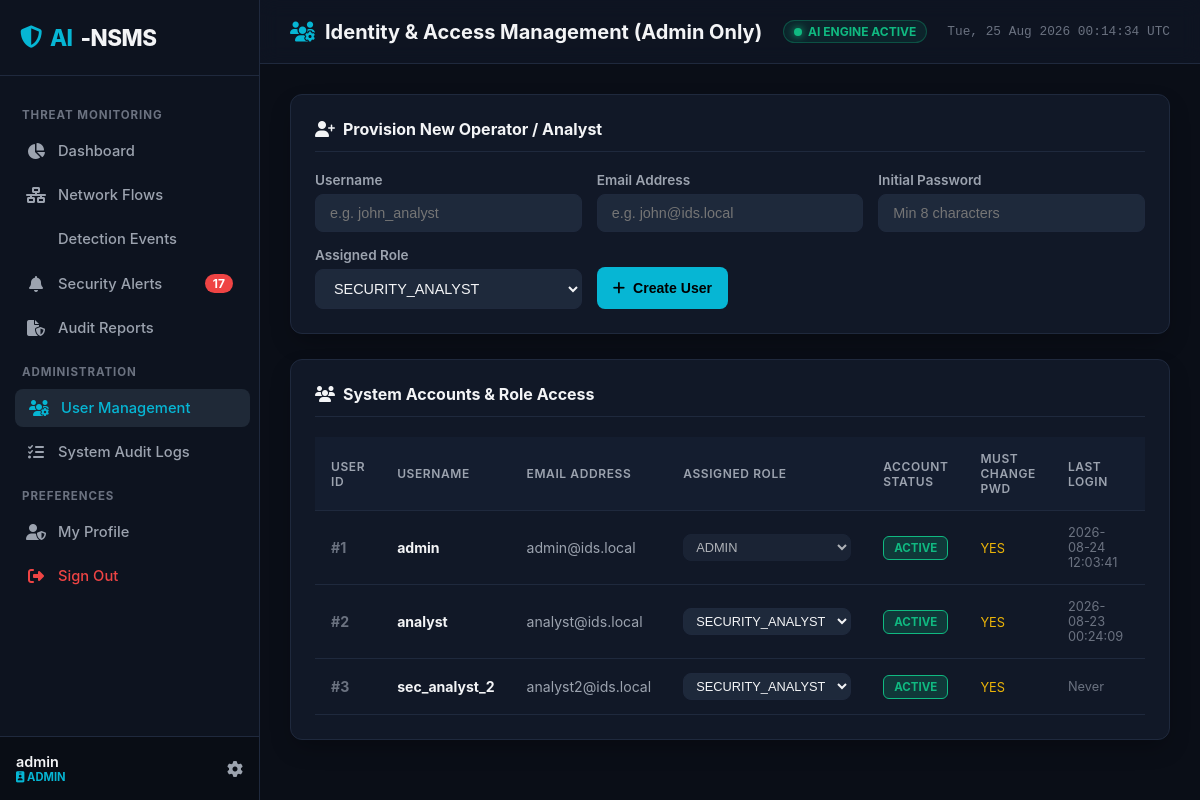
The app's page /users (signed in) with its own data.
### tables this page shows
CREATE TABLE users (
            id INTEGER PRIMARY KEY AUTOINCREMENT,
            username TEXT UNIQUE NOT NULL,
            email TEXT UNIQUE NOT NULL,
            password_hash TEXT NOT NULL,
            role TEXT NOT NULL DEFAULT 'SECURITY_ANALYST',
            is_active INTEGER NOT NULL DEFAULT 1,
            must_change_password INTEGER NOT NULL DEFAULT 0,
            created_at TEXT NOT NULL,
            last_login TEXT
        );

### src/routes/user_routes.py (the view)
@user_bp.route('/users')
@admin_required
def index():
    user = get_current_user()
    users = User.get_all()
    return render_template('users.html', user=user, users=users)

### src/auth/security.py (called while the page is built)
def get_current_user():
    user_id = session.get('user_id')
    if not user_id:
        return None
    user = User.find_by_id(user_id)
    if not user or not user.is_active:
        session.clear()
        return None
    return user

def is_authenticated():
    return 'user_id' in session and get_current_user() is not None

def is_admin():
    return session.get('role') == 'ADMIN'

def admin_required(view_func):
    @functools.wraps(view_func)
    def wrapper(*args, **kwargs):
        if not is_authenticated():
            if request.path.startswith('/api/'):
                return jsonify({'error': 'Authentication required', 'code': 401}), 401
            return redirect(url_for('auth.login', next=request.url))
        if not is_admin():
            if request.path.startswith('/api/'):
                return jsonify({'error': 'Forbidden: Administrator privileges required', 'code': 403}), 403
            return render_template('errors/403.html', message='Access Forbidden: This section requires Administrator privileges.'), 403
        return view_func(*args, **kwargs)
    return wrapper

### src/database/connection.py (called while the page is built, shortened)
@contextmanager
def get_db():
    conn = db_mgr.get_raw_connection()
    try:
        yield conn
        conn.commit()
    except Exception:
        conn.rollback()
        raise
    finally:
        conn.close()

    def get_raw_connection(self):
        conn = sqlite3.connect(self.sqlite_path, check_same_thread=False)
        conn.row_factory = sqlite3.Row
        return conn

### src/database/models.py (called while the page is built)
    @staticmethod
    def from_row(row):
        if not row:
            return None
        return User(
            id=row['id'],
            username=row['username'],
            email=row['email'],
            password_hash=row['password_hash'],
            role=row['role'],
            is_active=row['is_active'],
            must_change_password=row['must_change_password'],
            created_at=row['created_at'],
            last_login=row['last_login']
        )

    @classmethod
    def find_by_id(cls, user_id):
        with get_db() as conn:
            cur = conn.cursor()
            cur.execute('SELECT * FROM users WHERE id = ? LIMIT 1', (user_id,))
            return cls.from_row(cur.fetchone())

    @classmethod
    def get_all(cls):
        with get_db() as conn:
            cur = conn.cursor()
            cur.execute('SELECT * FROM users ORDER BY id ASC')
            return [cls.from_row(r) for r in cur.fetchall()]

### templates/users.html (shortened to what this page needs)
{% extends "base.html" %}
{% block page_header %}<i class="fas fa-users-gear" style="color: var(--accent-cyan);"></i> Identity & Access Management (Admin Only){% endblock %}
{% block content %}
<div class="soc-card" style="margin-bottom: 25px;">
    <div class="soc-card-header">
        <div class="soc-card-title"><i class="fas fa-user-plus"></i> Provision New Operator / Analyst</div>
    </div>
    <form id="create-user-form" onsubmit="handleCreateUser(event)" style="display: grid; grid-template-columns: repeat(auto-fit, minmax(200px, 1fr)); gap: 15px; align-items: flex-end;">
        <div class="form-group" style="margin: 0;">
            <label class="form-label">Username</label>
            <input type="text" id="new-username" class="form-control" placeholder="e.g. john_analyst" required>
        </div>
        <div class="form-group" style="margin: 0;">
            <label class="form-label">Email Address</label>
            <input type="email" id="new-email" class="form-control" placeholder="e.g. john@ids.local" required>
        </div>
        <div class="form-group" style="margin: 0;">
            <label class="form-label">Initial Password</label>
            <input type="password" id="new-password" class="form-control" placeholder="Min 8 characters" required>
        </div>
        <div class="form-group" style="margin: 0;">
            <label class="form-label">Assigned Role</label>
            <select id="new-role" class="form-control">
                <option value="SECURITY_ANALYST">SECURITY_ANALYST</option>
            </select>
        </div>
        <div>
            <button type="submit" class="btn btn-primary" style="height: 42px;"><i class="fas fa-plus"></i> Create User</button>
        </div>
    </form>
</div>
<div class="soc-card">
    <div class="soc-card-header">
        <div class="soc-card-title"><i class="fas fa-users"></i> System Accounts & Role Access</div>
    </div>
    <div class="table-responsive">
        <table class="soc-table">
            <thead>
                <tr>
                    <th>User ID</th>
                    <th>Username</th>
                    <th>Email Address</th>
                    <th>Assigned Role</th>
                    <th>Account Status</th>
                    <th>Must Change Pwd</th>
                    <th>Last Login</th>
                    <th>Actions</th>
                </tr>
            </thead>
            <tbody>
                {% for u in users %}
                <tr>
                    <td style="font-weight: 700; color: var(--text-muted);">#{{ u.id }}</td>
                    <td><strong>{{ u.username }}</strong></td>
                    <td style="color: var(--text-secondary);">{{ u.email }}</td>
                    <td>
                        <select class="form-control" style="padding: 4px 8px; font-size: 0.8rem; width: auto;" onchange="handleRoleChange({{ u.id }}, this.value)" {% if u.id == current_user.id %}disabled{% endif %}>
                            <option value="ADMIN" {% if u.role == 'ADMIN' %}selected{% endif %}>ADMIN</option>
                            <option value="SECURITY_ANALYST" {% if u.role == 'SECURITY_ANALYST' %}selected{% endif %}>SECURITY_ANALYST</option>
                        </select>
                    </td>
                    <td>
                        <span class="badge-sev {% if u.is_active %}badge-low{% else %}badge-critical{% endif %}">
                            {{ 'ACTIVE' if u.is_active else 'DISABLED' }}
                        </span>
                    </td>
                    <td>
                        <span style="font-size: 0.8rem; color: {% if u.must_change_password %}var(--sev-medium){% else %}var(--text-muted){% endif %};">
                            {{ 'YES' if u.must_change_password else 'NO' }}
                        </span>
                    </td>
                    <td style="font-size: 0.8rem; color: var(--text-muted);">{{ u.last_login.replace('T', ' ').split('.')[0] if u.last_login else 'Never' }}</td>
                    <td>
                    </td>
                </tr>
                {% endfor %}
            </tbody>
        </table>
    </div>
</div>
{% endblock %}

### templates/base.html (shortened to what this page needs)
<!DOCTYPE html>
<html lang="en">
<head>
    <link rel="stylesheet" href="https://cdnjs.cloudflare.com/ajax/libs/font-awesome/6.5.1/css/all.min.css">
    <link rel="stylesheet" href="{{ url_for('static', filename='css/soc_theme.css') }}">
</head>
<body>
    <div class="app-container">
        <aside class="sidebar">
            <div class="sidebar-header">
                <div class="sidebar-logo">
                    <i class="fas fa-shield-halved" style="color: var(--accent-cyan);"></i>
                    <span>AI</span>-NSMS
                </div>
            </div>
            <ul class="sidebar-menu">
                <li class="menu-category">Threat Monitoring</li>
                <li>
                    <a href="/dashboard" class="sidebar-link {% if request.path == '/' or request.path == '/dashboard' %}active{% endif %}">
                        <i class="fas fa-chart-pie"></i>
                        <span>Dashboard</span>
                    </a>
                </li>
                <li>
                    <a href="/monitoring" class="sidebar-link {% if request.path == '/monitoring' %}active{% endif %}">
                        <i class="fas fa-network-wired"></i>
                        <span>Network Flows</span>
                    </a>
                </li>
                <li>
                    <a href="/detections" class="sidebar-link {% if request.path.startswith('/detections') %}active{% endif %}">
                        <span>Detection Events</span>
                    </a>
                </li>
                <li>
                    <a href="/alerts" class="sidebar-link {% if request.path == '/alerts' %}active{% endif %}">
                        <i class="fas fa-bell"></i>
                        <span>Security Alerts</span>
                        {% if active_alerts_count > 0 %}
                        <span class="badge-count">{{ active_alerts_count }}</span>
                        {% endif %}
                    </a>
                </li>
                <li>
                    <a href="/reports" class="sidebar-link {% if request.path == '/reports' %}active{% endif %}">
                        <i class="fas fa-file-shield"></i>
                        <span>Audit Reports</span>
                    </a>
                </li>
                {% if is_admin %}
                <li class="menu-category">Administration</li>
                <li>
                    <a href="/users" class="sidebar-link {% if request.path == '/users' %}active{% endif %}">
                        <i class="fas fa-users-gear"></i>
                        <span>User Management</span>
                    </a>
                </li>
                <li>
                    <a href="/logs" class="sidebar-link {% if request.path == '/logs' %}active{% endif %}">
                        <i class="fas fa-list-check"></i>
                        <span>System Audit Logs</span>
                    </a>
                </li>
                {% endif %}
                <li class="menu-category">Preferences</li>
                <li>
                    <a href="/profile" class="sidebar-link {% if request.path == '/profile' %}active{% endif %}">
                        <i class="fas fa-user-shield"></i>
                        <span>My Profile</span>
                    </a>
                </li>
                <li>
                    <a href="/logout" class="sidebar-link" style="color: var(--sev-critical);">
                        <i class="fas fa-right-from-bracket"></i>
                        <span>Sign Out</span>
                    </a>
                </li>
            </ul>
            <div class="sidebar-footer">
                <div class="user-info">
                    <span class="user-name">{{ current_user.username if current_user else 'Guest' }}</span>
                    <span class="user-role-badge">
                        <i class="fas fa-id-badge"></i> {{ current_user.role if current_user else 'ANALYST' }}
                    </span>
                </div>
                <a href="/profile" style="color: var(--text-secondary);"><i class="fas fa-gear"></i></a>
            </div>
        </aside>
        <div class="main-wrapper">
            <header class="topbar">
                <div class="page-title">
                    {% block page_header %}{% endblock %}
                </div>
                <div style="display: flex; align-items: center; gap: 20px;">
                    <div class="live-indicator">
                        <span class="pulse-dot"></span> AI ENGINE ACTIVE
                    </div>
                    <span style="font-size: 0.8rem; color: var(--text-muted); font-family: var(--font-mono);" id="live-clock"></span>
                </div>
            </header>
            <main class="content-body">
                {% block content %}{% endblock %}
            </main>
        </div>
    </div>
</body>
</html>

### records on screen
users: username "admin", role "ADMIN", id "1", email "admin@ids.local", role+id "ADMIN", is_active "ACTIVE", must_change_password "YES", last_login.replace "2026-08-24 12:03:41"
users: id "2", username "analyst", email "analyst@ids.local", role+id "SECURITY_ANALYST", is_active "ACTIVE", must_change_password "YES", last_login.replace "2026-08-23 00:24:09"
users: id "3", username "sec_analyst_2", email "analyst2@ids.local", role+id "SECURITY_ANALYST", is_active "ACTIVE", must_change_password "YES", last_login.replace "Never"

### other values on screen
{{ active_alerts_count }} "17"
